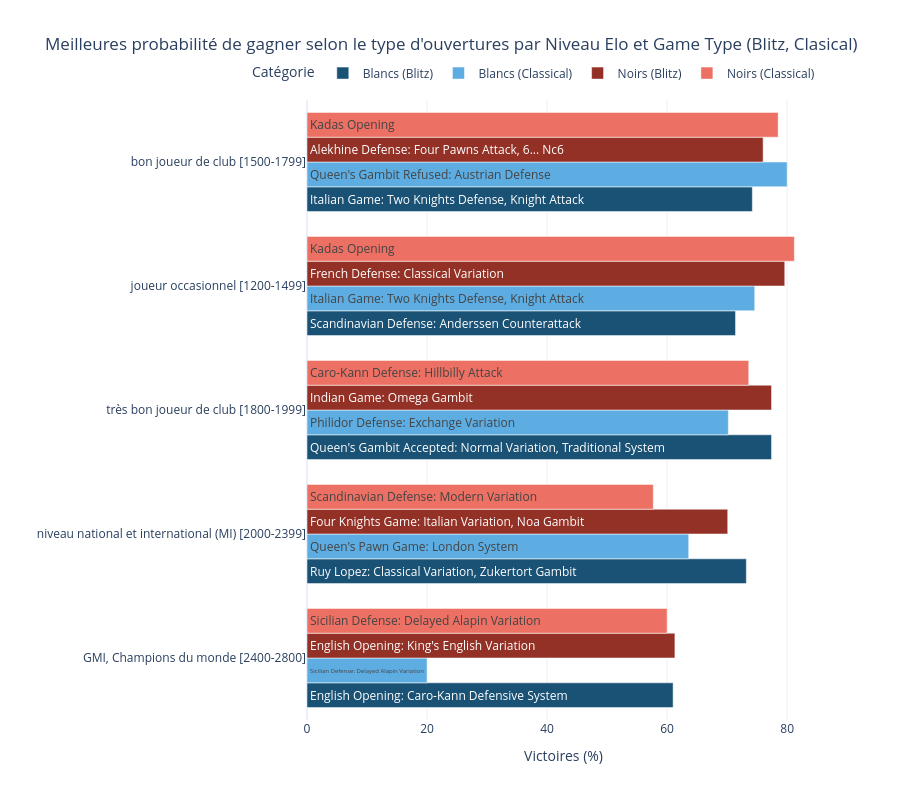

The notebook cell this image was saved under:
### Markdown cell above
Pendant nos calculs, nous avons remarqué un manque de données pour la catégorie des joueurs champions du monde (GMI) en mode Classique. Avec notre seuil initial de 50 parties aucune ouverture ne ressortait car les joueurs de très haut niveau privilégient principalement le mode Blitz sur Lichess. Pour analyser cette catégorie sans fausser les autres résultats, nous avons abaissé le seuil à 5 parties minimum uniquement pour les GMI en Classique. Nous précisons toutefois que ces résultats spécifiques sont à interpréter avec prudence en raison de ce faible échantillon.  

De manière générale, on remarque que chez les débutants, les meilleures ouvertures permettent de gagner très souvent avec des taux atteignant 80 % de victoires. Chez les joueurs avec un ELO plus élevé, ces scores redescendent autour de 60 %. Cela confirme que les meilleurs joueurs savent mieux se défendre, rendant les parties beaucoup plus équilibrées.  

Notre première hypothèse, qui supposait que les débutants gagneraient davantage avec des ouvertures agressives est confirmée. C'est le cas de l'**Italian Game: Two Knights Defense, Knight Attack** en mode **Classique**, qui punit rapidement les erreurs de défense. À l'inverse, pour le haut niveau les attaques rapides disparaissent car les pièges sont connus. On observe des ouvertures plus stratégiques visant le contrôle du centre comme l'**English Opening**.

Notre idée initiale selon laquelle les blancs maîtrisent plus facilement la partie est à nuancer car les noirs obtiennent également d'excellents succès. Chez les débutants, l'ouverture **Kadas** en est la preuve. Environ 80 % des joueurs noirs gagnent lorsque les blancs choisissent ce premier coup. Cette stratégie est effectivement reconnue comme une erreur majeure. Le joueur Eric Schiller expliquait d'ailleurs que le coup "1. h4" crée des faiblesses immédiates sans compensation, ce que nos statistiques confirment réellement.

Enfin, nous remarquons une tendance liée au type du jeu. En mode **Blitz**, les probabilités de gain pour les meilleures ouvertures sont souvent plus élevées qu'en **Classique**. Le mode **Classique** laisse plus de temps pour réfléchir, ce qui favorise l'équilibre. En revanche, le **Blitz** réduit le temps de réaction ce qui permet à une ouverture surprenante d'être beaucoup plus efficace.

### Code cell
# conversion et fusion des données
df_b = top_opening_blancs.toPandas().rename(columns={'WinRate_White': 'WinRate'})
df_b['Joueur'] = 'Blancs'

df_n = top_ouvertures_noirs.toPandas().rename(columns={'WinRate_Black': 'WinRate'})
df_n['Joueur'] = 'Noirs'

df_total = pd.concat([df_b, df_n])
df_total = df_total[df_total['Niveau'] != "Autre"]
df_total['WinRate'] = (df_total['WinRate'] * 100).round(1)

df_total['Type'] = df_total['Joueur'] + " (" + df_total['Game_type'] + ")"

# couleurs du graphique en fonction des pions et game_type
color_map = {
    "Blancs (Blitz)": "#1A5276",
    "Blancs (Classical)": "#5DADE2",
    "Noirs (Blitz)": "#943126",
    "Noirs (Classical)": "#EC7063"
}

# graphique
fig = px.bar(df_total,
             y="Niveau",
             x="WinRate",
             color="Type",
             barmode="group",
             orientation='h',
             text="Opening",
             color_discrete_map=color_map,
             title="Meilleures probabilité de gagner selon le type d'ouvertures par Niveau Elo et Game Type (Blitz, Clasical)",
             labels={"WinRate": "Victoires (%)", "Type": "Catégorie", "Niveau": ""},
             template="plotly_white",
             height=800)

fig.update_traces(textposition='inside', insidetextanchor='start')
fig.update_layout(yaxis={'categoryorder':'total ascending'},
                  legend=dict(orientation="h", yanchor="bottom", y=1.02, xanchor="right", x=1))


fig.write_image("plots/meilleures_ouvertures.png")
display(Image(filename="plots/meilleures_ouvertures.png"))

fig.show()

### Figure 1 — Plotly figure (JSON) as saved in the notebook; plotly's stock layout.template omitted (floating-point values rounded to 4 significant figures)
{"data": [{"alignmentgroup": "True", "hovertemplate": "Catégorie=Blancs (Blitz)<br>Victoires (%)=%{x}<br>=%{y}<br>Opening=%{text}<extra></extra>", "insidetextanchor": "start", "legendgroup": "Blancs (Blitz)", "marker": {"color": "#1A5276", "pattern": {"shape": ""}}, "name": "Blancs (Blitz)", "offsetgroup": "Blancs (Blitz)", "orientation": "h", "showlegend": true, "text": ["English Opening: Caro-Kann Defensive System", "Italian Game: Two Knights Defense, Knight Attack", "Scandinavian Defense: Anderssen Counterattack", "Ruy Lopez: Classical Variation, Zukertort Gambit", "Queen's Gambit Accepted: Normal Variation, Traditional System"], "textposition": "inside", "type": "bar", "x": [61.0, 74.2, 71.4, 73.2, 77.4], "xaxis": "x", "y": ["GMI, Champions du monde [2400-2800]", "bon joueur de club [1500-1799]", "joueur occasionnel [1200-1499]", "niveau national et international (MI) [2000-2399]", "très bon joueur de club [1800-1999]"], "yaxis": "y"}, {"alignmentgroup": "True", "hovertemplate": "Catégorie=Blancs (Classical)<br>Victoires (%)=%{x}<br>=%{y}<br>Opening=%{text}<extra></extra>", "insidetextanchor": "start", "legendgroup": "Blancs (Classical)", "marker": {"color": "#5DADE2", "pattern": {"shape": ""}}, "name": "Blancs (Classical)", "offsetgroup": "Blancs (Classical)", "orientation": "h", "showlegend": true, "text": ["Sicilian Defense: Delayed Alapin Variation", "Queen's Gambit Refused: Austrian Defense", "Italian Game: Two Knights Defense, Knight Attack", "Queen's Pawn Game: London System", "Philidor Defense: Exchange Variation"], "textposition": "inside", "type": "bar", "x": [20.0, 80.0, 74.6, 63.6, 70.2], "xaxis": "x", "y": ["GMI, Champions du monde [2400-2800]", "bon joueur de club [1500-1799]", "joueur occasionnel [1200-1499]", "niveau national et international (MI) [2000-2399]", "très bon joueur de club [1800-1999]"], "yaxis": "y"}, {"alignmentgroup": "True", "hovertemplate": "Catégorie=Noirs (Blitz)<br>Victoires (%)=%{x}<br>=%{y}<br>Opening=%{text}<extra></extra>", "insidetextanchor": "start", "legendgroup": "Noirs (Blitz)", "marker": {"color": "#943126", "pattern": {"shape": ""}}, "name": "Noirs (Blitz)", "offsetgroup": "Noirs (Blitz)", "orientation": "h", "showlegend": true, "text": ["English Opening: King's English Variation", "Alekhine Defense: Four Pawns Attack, 6... Nc6", "French Defense: Classical Variation", "Four Knights Game: Italian Variation, Noa Gambit", "Indian Game: Omega Gambit"], "textposition": "inside", "type": "bar", "x": [61.3, 76.0, 79.6, 70.1, 77.4], "xaxis": "x", "y": ["GMI, Champions du monde [2400-2800]", "bon joueur de club [1500-1799]", "joueur occasionnel [1200-1499]", "niveau national et international (MI) [2000-2399]", "très bon joueur de club [1800-1999]"], "yaxis": "y"}, {"alignmentgroup": "True", "hovertemplate": "Catégorie=Noirs (Classical)<br>Victoires (%)=%{x}<br>=%{y}<br>Opening=%{text}<extra></extra>", "insidetextanchor": "start", "legendgroup": "Noirs (Classical)", "marker": {"color": "#EC7063", "pattern": {"shape": ""}}, "name": "Noirs (Classical)", "offsetgroup": "Noirs (Classical)", "orientation": "h", "showlegend": true, "text": ["Sicilian Defense: Delayed Alapin Variation", "Kadas Opening", "Kadas Opening", "Scandinavian Defense: Modern Variation", "Caro-Kann Defense: Hillbilly Attack"], "textposition": "inside", "type": "bar", "x": [60.0, 78.5, 81.2, 57.7, 73.6], "xaxis": "x", "y": ["GMI, Champions du monde [2400-2800]", "bon joueur de club [1500-1799]", "joueur occasionnel [1200-1499]", "niveau national et international (MI) [2000-2399]", "très bon joueur de club [1800-1999]"], "yaxis": "y"}], "layout": {"barmode": "group", "height": 800, "legend": {"orientation": "h", "title": {"text": "Catégorie"}, "tracegroupgap": 0, "x": 1, "xanchor": "right", "y": 1.02, "yanchor": "bottom"}, "title": {"text": "Meilleures probabilité de gagner selon le type d'ouvertures par Niveau Elo et Game Type (Blitz, Clasical)"}, "xaxis": {"anchor": "y", "domain": [0, 1], "title": {"text": "Victoires (%)"}}, "yaxis": {"anchor": "x", "categoryorder": "total ascending", "domain": [0, 1], "title": {"text": ""}}}}
